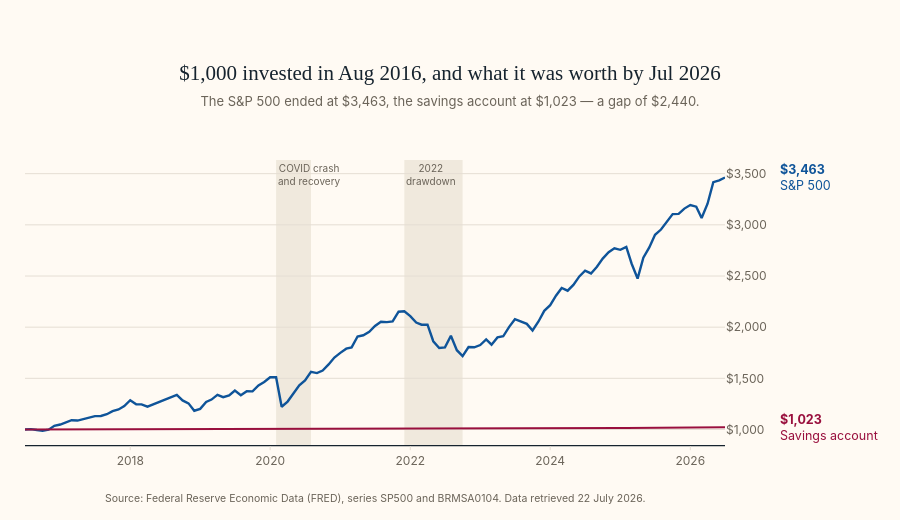

Notebook code cell kept with this figure:
### Markdown cell above
## Finding 1 - what $1,000 became

### Code cell
START = 1000    # invested once, in Aug 2016

# A 2% month is a multiplier of 1.02, so the running product of the multipliers
# is what the money was worth. Returns compound, they do not add up.
growth = (1 + monthly / 100).cumprod() * START

# A starting row, so both lines open level at $1,000 rather than after a month.
growth.loc["2016-07"] = START
growth = growth.sort_index()

x = [d + "-01" for d in growth.index]   # plotly reads a date only with a day in it
final = growth.iloc[-1]   # last row: the two end values quoted on the website

fig = go.Figure()


# Shaded bands behind the lines, naming the two stretches the page argues about.
for x0, x1, label in [("2020-02-01", "2020-08-01", "COVID crash<br>and recovery"),
                      ("2021-12-01", "2022-10-01", "2022<br>drawdown")]:
    fig.add_vrect(x0=x0, x1=x1, fillcolor="#f0e9dd", line_width=0, layer="below",
                  annotation_text=label, annotation_position="top left",
                  annotation_font=dict(size=10, color=MUTED))

for name, col, color, width in [("S&P 500", "SP500", MARKET, 2.4),
                                ("Savings account", "BRMSA0104", SAVINGS, 2)]:
    fig.add_trace(go.Scatter(
        x=x, y=growth[col], name=name, mode="lines",
        line=dict(color=color, width=width),
        # %{x} and %{y} are the hovered point's values; the part after the pipe
        # formats them, and <extra> replaces plotly's default trace-name box.
        hovertemplate="%{x|%b %Y}: $%{y:,.0f}<extra>" + name + "</extra>",
    ))

    # xref="paper" is a fraction of the plot area, so 1.075 sits just outside it.
    fig.add_annotation(
        xref="paper", x=1.075, y=final[col],
        text=f"<b>${final[col]:,.0f}</b><br>{name}",
        xanchor="left", align="left", showarrow=False,
        font=dict(color=color, size=12.5),
    )

fig.update_layout(
    title=dict(
        text=f"${START:,} invested in Aug 2016, and what it was worth by Jul 2026",
        # &#36; not $ - plotly treats a $...$ pair as LaTeX and would eat the text.
        subtitle=dict(
            text=f"The S&P 500 ended at &#36;{final['SP500']:,.0f}, the savings "
                 f"account at &#36;{final['BRMSA0104']:,.0f} \u2014 a gap of "
                 f"&#36;{final['SP500'] - final['BRMSA0104']:,.0f}.",
            font=dict(family=SANS, size=13, color=MUTED)),
    ),
    height=520, showlegend=False, hovermode="x unified",
    margin=dict(l=25, r=175, t=160, b=75),
)
fig.update_yaxes(title_text=None, tickprefix="$", tickformat=",.0f")
fig.update_xaxes(title_text=None, range=[x[0], x[-1]], dtick="M24", tickformat="%Y")

press_frame(fig)

export(fig, "finding1-growth")

fig.show()

### Figure 1 — Plotly figure (JSON) as saved in the notebook; plotly's stock layout.template omitted (floating-point values rounded to 4 significant figures)
{"data": [{"hovertemplate": "%{x|%b %Y}: $%{y:,.0f}<extra>S&P 500</extra>", "line": {"color": "#0f5499", "width": 2.4}, "mode": "lines", "name": "S&P 500", "type": "scatter", "x": ["2016-07-01", "2016-08-01", "2016-09-01", "2016-10-01", "2016-11-01", "2016-12-01", "2017-01-01", "2017-02-01", "2017-03-01", "2017-04-01", "2017-05-01", "2017-06-01", "2017-07-01", "2017-08-01", "2017-09-01", "2017-10-01", "2017-11-01", "2017-12-01", "2018-01-01", "2018-02-01", "2018-03-01", "2018-04-01", "2018-05-01", "2018-06-01", "2018-07-01", "2018-08-01", "2018-09-01", "2018-10-01", "2018-11-01", "2018-12-01", "2019-01-01", "2019-02-01", "2019-03-01", "2019-04-01", "2019-05-01", "2019-06-01", "2019-07-01", "2019-08-01", "2019-09-01", "2019-10-01", "2019-11-01", "2019-12-01", "2020-01-01", "2020-02-01", "2020-03-01", "2020-04-01", "2020-05-01", "2020-06-01", "2020-07-01", "2020-08-01", "2020-09-01", "2020-10-01", "2020-11-01", "2020-12-01", "2021-01-01", "2021-02-01", "2021-03-01", "2021-04-01", "2021-05-01", "2021-06-01", "2021-07-01", "2021-08-01", "2021-09-01", "2021-10-01", "2021-11-01", "2021-12-01", "2022-01-01", "2022-02-01", "2022-03-01", "2022-04-01", "2022-05-01", "2022-06-01", "2022-07-01", "2022-08-01", "2022-09-01", "2022-10-01", "2022-11-01", "2022-12-01", "2023-01-01", "2023-02-01", "2023-03-01", "2023-04-01", "2023-05-01", "2023-06-01", "2023-07-01", "2023-08-01", "2023-09-01", "2023-10-01", "2023-11-01", "2023-12-01", "2024-01-01", "2024-02-01", "2024-03-01", "2024-04-01", "2024-05-01", "2024-06-01", "2024-07-01", "2024-08-01", "2024-09-01", "2024-10-01", "2024-11-01", "2024-12-01", "2025-01-01", "2025-02-01", "2025-03-01", "2025-04-01", "2025-05-01", "2025-06-01", "2025-07-01", "2025-08-01", "2025-09-01", "2025-10-01", "2025-11-01", "2025-12-01", "2026-01-01", "2026-02-01", "2026-03-01", "2026-04-01", "2026-05-01", "2026-06-01", "2026-07-01"], "y": [1000.0, 1004.0, 994.5, 987.8, 997.9, 1036.0, 1049.0, 1074.0, 1091.0, 1087.0, 1104.0, 1122.0, 1131.0, 1132.0, 1149.0, 1179.0, 1195.0, 1228.0, 1286.0, 1247.0, 1246.0, 1223.0, 1245.0, 1270.0, 1288.0, 1317.0, 1337.0, 1284.0, 1255.0, 1183.0, 1202.0, 1270.0, 1292.0, 1338.0, 1316.0, 1332.0, 1381.0, 1336.0, 1375.0, 1372.0, 1431.0, 1464.0, 1511.0, 1511.0, 1223.0, 1273.0, 1346.0, 1431.0, 1478.0, 1563.0, 1551.0, 1576.0, 1636.0, 1703.0, 1749.0, 1790.0, 1802.0, 1909.0, 1921.0, 1954.0, 2011.0, 2053.0, 2049.0, 2056.0, 2151.0, 2155.0, 2108.0, 2045.0, 2024.0, 2024.0, 1862.0, 1797.0, 1803.0, 1917.0, 1775.0, 1717.0, 1806.0, 1803.0, 1826.0, 1880.0, 1829.0, 1900.0, 1911.0, 2003.0, 2078.0, 2054.0, 2032.0, 1968.0, 2056.0, 2159.0, 2214.0, 2310.0, 2383.0, 2356.0, 2413.0, 2496.0, 2553.0, 2525.0, 2591.0, 2670.0, 2733.0, 2771.0, 2756.0, 2783.0, 2620.0, 2475.0, 2678.0, 2779.0, 2902.0, 2954.0, 3035.0, 3105.0, 3107.0, 3159.0, 3194.0, 3177.0, 3067.0, 3207.0, 3417.0, 3434.0, 3463.0]}, {"hovertemplate": "%{x|%b %Y}: $%{y:,.0f}<extra>Savings account</extra>", "line": {"color": "#990f3d", "width": 2}, "mode": "lines", "name": "Savings account", "type": "scatter", "x": ["2016-07-01", "2016-08-01", "2016-09-01", "2016-10-01", "2016-11-01", "2016-12-01", "2017-01-01", "2017-02-01", "2017-03-01", "2017-04-01", "2017-05-01", "2017-06-01", "2017-07-01", "2017-08-01", "2017-09-01", "2017-10-01", "2017-11-01", "2017-12-01", "2018-01-01", "2018-02-01", "2018-03-01", "2018-04-01", "2018-05-01", "2018-06-01", "2018-07-01", "2018-08-01", "2018-09-01", "2018-10-01", "2018-11-01", "2018-12-01", "2019-01-01", "2019-02-01", "2019-03-01", "2019-04-01", "2019-05-01", "2019-06-01", "2019-07-01", "2019-08-01", "2019-09-01", "2019-10-01", "2019-11-01", "2019-12-01", "2020-01-01", "2020-02-01", "2020-03-01", "2020-04-01", "2020-05-01", "2020-06-01", "2020-07-01", "2020-08-01", "2020-09-01", "2020-10-01", "2020-11-01", "2020-12-01", "2021-01-01", "2021-02-01", "2021-03-01", "2021-04-01", "2021-05-01", "2021-06-01", "2021-07-01", "2021-08-01", "2021-09-01", "2021-10-01", "2021-11-01", "2021-12-01", "2022-01-01", "2022-02-01", "2022-03-01", "2022-04-01", "2022-05-01", "2022-06-01", "2022-07-01", "2022-08-01", "2022-09-01", "2022-10-01", "2022-11-01", "2022-12-01", "2023-01-01", "2023-02-01", "2023-03-01", "2023-04-01", "2023-05-01", "2023-06-01", "2023-07-01", "2023-08-01", "2023-09-01", "2023-10-01", "2023-11-01", "2023-12-01", "2024-01-01", "2024-02-01", "2024-03-01", "2024-04-01", "2024-05-01", "2024-06-01", "2024-07-01", "2024-08-01", "2024-09-01", "2024-10-01", "2024-11-01", "2024-12-01", "2025-01-01", "2025-02-01", "2025-03-01", "2025-04-01", "2025-05-01", "2025-06-01", "2025-07-01", "2025-08-01", "2025-09-01", "2025-10-01", "2025-11-01", "2025-12-01", "2026-01-01", "2026-02-01", "2026-03-01", "2026-04-01", "2026-05-01", "2026-06-01", "2026-07-01"], "y": [1000.0, 1000.0, 1000.0, 1000.0, 1000.0, 1000.0, 1000.0, 1000.0, 1001.0, 1001.0, 1001.0, 1001.0, 1001.0, 1001.0, 1001.0, 1001.0, 1001.0, 1001.0, 1001.0, 1001.0, 1001.0, 1001.0, 1002.0, 1002.0, 1002.0, 1002.0, 1002.0, 1002.0, 1002.0, 1002.0, 1002.0, 1002.0, 1002.0, 1002.0, 1003.0, 1003.0, 1003.0, 1003.0, 1003.0, 1003.0, 1003.0, 1003.0, 1003.0, 1003.0, 1003.0, 1003.0, 1004.0, 1004.0, 1004.0, 1004.0, 1004.0, 1004.0, 1004.0, 1004.0, 1004.0, 1004.0, 1004.0, 1004.0, 1004.0, 1004.0, 1004.0, 1004.0, 1005.0, 1005.0, 1005.0, 1005.0, 1005.0, 1005.0, 1005.0, 1005.0, 1005.0, 1005.0, 1005.0, 1005.0, 1005.0, 1005.0, 1006.0, 1006.0, 1006.0, 1006.0, 1006.0, 1007.0, 1007.0, 1007.0, 1007.0, 1008.0, 1008.0, 1009.0, 1009.0, 1009.0, 1010.0, 1010.0, 1011.0, 1011.0, 1012.0, 1012.0, 1013.0, 1013.0, 1013.0, 1014.0, 1014.0, 1015.0, 1015.0, 1015.0, 1016.0, 1016.0, 1017.0, 1017.0, 1017.0, 1018.0, 1018.0, 1019.0, 1019.0, 1020.0, 1020.0, 1020.0, 1021.0, 1021.0, 1022.0, 1022.0, 1023.0]}], "layout": {"annotations": [{"font": {"color": "#6b6459", "size": 10}, "showarrow": false, "text": "COVID crash<br>and recovery", "x": "2020-02-01", "xanchor": "left", "xref": "x", "y": 1, "yanchor": "top", "yref": "y domain"}, {"font": {"color": "#6b6459", "size": 10}, "showarrow": false, "text": "2022<br>drawdown", "x": "2021-12-01", "xanchor": "left", "xref": "x", "y": 1, "yanchor": "top", "yref": "y domain"}, {"align": "left", "font": {"color": "#0f5499", "size": 12.5}, "showarrow": false, "text": "<b>$3,463</b><br>S&P 500", "x": 1.075, "xanchor": "left", "xref": "paper", "y": 3463.0}, {"align": "left", "font": {"color": "#990f3d", "size": 12.5}, "showarrow": false, "text": "<b>$1,023</b><br>Savings account", "x": 1.075, "xanchor": "left", "xref": "paper", "y": 1023.0}, {"font": {"color": "#6b6459", "size": 10.5}, "showarrow": false, "text": "Source: Federal Reserve Economic Data (FRED), series SP500 and BRMSA0104. Data retrieved 22 July 2026.", "x": 0.5, "xanchor": "center", "xref": "paper", "y": -0.1579, "yanchor": "top", "yref": "paper"}], "height": 520, "hovermode": "x unified", "margin": {"b": 75, "l": 25, "r": 175, "t": 160}, "shapes": [{"fillcolor": "#f0e9dd", "layer": "below", "line": {"width": 0}, "type": "rect", "x0": "2020-02-01", "x1": "2020-08-01", "xref": "x", "y0": 0, "y1": 1, "yref": "y domain"}, {"fillcolor": "#f0e9dd", "layer": "below", "line": {"width": 0}, "type": "rect", "x0": "2021-12-01", "x1": "2022-10-01", "xref": "x", "y0": 0, "y1": 1, "yref": "y domain"}], "showlegend": false, "title": {"subtitle": {"font": {"color": "#6b6459", "family": "Inter, -apple-system, Segoe UI, Helvetica, Arial, sans-serif", "size": 13}, "text": "The S&P 500 ended at &#36;3,463, the savings account at &#36;1,023 — a gap of &#36;2,440."}, "text": "$1,000 invested in Aug 2016, and what it was worth by Jul 2026"}, "xaxis": {"dtick": "M24", "range": ["2016-07-01", "2026-07-01"], "tickformat": "%Y"}, "yaxis": {"tickformat": ",.0f", "tickprefix": "$"}}}
